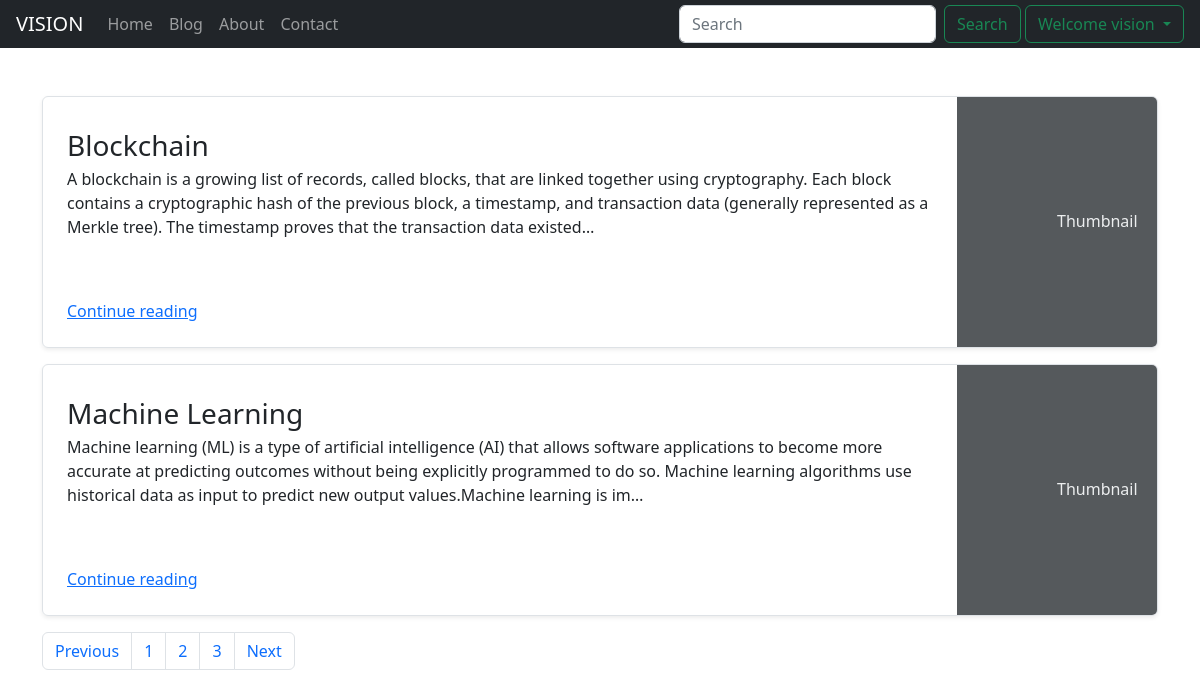
Screenshot of /blog/ (signed in) with the database file from the repository.
### blog/models.py (models this page shows, shortened)
class Postblog(models.Model):
    sno=models.AutoField(primary_key=True)
    title=models.CharField(max_length=50)
    author=models.CharField(max_length=13)
    content=models.TextField()
    slug=models.CharField(max_length=130)
    timeStamp= models.DateTimeField(blank=True)

### blog/views.py (the view)
# urls.py: path('', views.blogHome, name='blogHome'),
def blogHome(request):
    allPosts=Postblog.objects.all()
    context={'allPosts':allPosts}
    return render(request,"blog/blogHome.html",context)

### templates/blog/blogHome.html (shortened to what this page needs)
{% extends 'base.html' %}
{%block blogactive%} active {%endblock blogactive%}
{% block body %}
<div class="container my-5 ">
  {% for post in allPosts %}
  <div class="row mb-6 ">
    <div class="col-md-16">
      <div class="row g-0 border rounded overflow-hidden flex-md-row mb-3 shadow-sm h-md-150 position-relative">
        <div class="col p-4 d-flex flex-column position-static">
          <h3 class="mb-0">{{post.title}}</h3>
          <p class="card-text mb-auto">{{post.content|truncatechars:300}}</p>
          <a href="{{post.slug}}" class="stretched-link">Continue reading</a>
        </div>
        <div class="col-auto d-none d-lg-block">
          <svg class="bd-placeholder-img" width="200" height="250" xmlns="http://www.w3.org/2000/svg" role="img" aria-label="Placeholder: Thumbnail" preserveAspectRatio="xMidYMid slice" focusable="false"><title>Placeholder</title><rect width="100%" height="100%" fill="#55595c"></rect><text x="50%" y="50%" fill="#eceeef" dy=".3em">Thumbnail</text></svg>
        </div>
      </div>
    </div>
  </div>
  {% endfor %}
  <nav aria-label="Page navigation example">  <ul class="pagination">
      <li class="page-item"><a class="page-link" href="#">Previous</a></li>
      <li class="page-item"><a class="page-link" href="#">1</a></li>
      <li class="page-item"><a class="page-link" href="#">2</a></li>
      <li class="page-item"><a class="page-link" href="#">3</a></li>
      <li class="page-item"><a class="page-link" href="#">Next</a></li>
    </ul>
  </nav>
  {% endblock body %}

### templates/base.html (shortened to what this page needs)
<!doctype html>
<html lang="en">
  <head>
    <link href="https://cdn.jsdelivr.net/npm/bootstrap@5.2.0-beta1/dist/css/bootstrap.min.css" rel="stylesheet">
  </head>
  <body>
    <nav class="navbar navbar-expand-lg navbar-dark bg-dark p-1">
        <div class="container-fluid">
          <a class="navbar-brand" href="/">VISION</a>
          <div class="collapse navbar-collapse" id="navbarSupportedContent">
            <ul class="navbar-nav me-auto mb-2 mb-lg-0">
              <li class="nav-item{%block homeactive%}{%endblock homeactive%}">
                <a class="nav-link" aria-current="page" href="/home">Home</a>
              </li>
              <li class="nav-item {%block blogactive%}{%endblock blogactive%}">
                <a class="nav-link" href="/blog">Blog</a>
              <li class="nav-item {%block aboutactive%}{%endblock aboutactive%} ">
                <a class="nav-link " href="/about">About</a>
              </li>
              <li class="nav-item {%block contactactive%}{%endblock contactactive%}">
                <a class="nav-link " href="/contact">Contact</a>
            </ul>
            <form method="get" action="/search" class="d-flex" role="search">
              <input name="search" id="search" class="form-control me-2" type="search" placeholder="Search" aria-label="Search">
              <button class="btn btn-outline-success mr-3" type="submit">Search</button>
            </form>
            {%if user.is_authenticated%}:
            <div class="dropdown ">
              <a class="btn btn-outline-success mr-3 dropdown-toggle" href="#" role="button" id="dropdownMenuLink" data-bs-toggle="dropdown" aria-expanded="false">Welcome
              {{request.user}}
              </a>
            </div>
{%endif%}
          </div>
        </div>
      </nav>
      {% block body %}{% endblock body %}
  </body>
</html>

### rows the page displays
Postblog: title "Blockchain", content "A blockchain is a growing list of records, called blocks, that are linked together using cryptography. Each block contains a cryptographic hash of the previous block, a timestamp, and transaction data (generally represented as a Merkle tree). The timestamp proves that the transaction data existed…"
Postblog: title "Machine Learning", content "Machine learning (ML) is a type of artificial intelligence (AI) that allows software applications to become more accurate at predicting outcomes without being explicitly programmed to do so. Machine learning algorithms use historical data as input to predict new output values.Machine learning is im…"

### other values shown
{{ request.user }} "vision"
